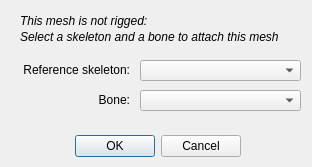
<?xml version="1.0" encoding="UTF-8"?>
<ui version="4.0">
 <class>AskBoneDialog</class>
 <widget class="QDialog" name="AskBoneDialog">
  <property name="geometry">
   <rect>
    <x>0</x>
    <y>0</y>
    <width>312</width>
    <height>167</height>
   </rect>
  </property>
  <property name="windowTitle">
   <string>Dialog</string>
  </property>
  <widget class="QDialogButtonBox" name="buttonBox">
   <property name="geometry">
    <rect>
     <x>-100</x>
     <y>130</y>
     <width>341</width>
     <height>32</height>
    </rect>
   </property>
   <property name="orientation">
    <enum>Qt::Horizontal</enum>
   </property>
   <property name="standardButtons">
    <set>QDialogButtonBox::Cancel|QDialogButtonBox::Ok</set>
   </property>
  </widget>
  <widget class="QComboBox" name="cbSlel">
   <property name="geometry">
    <rect>
     <x>140</x>
     <y>60</y>
     <width>161</width>
     <height>21</height>
    </rect>
   </property>
  </widget>
  <widget class="QComboBox" name="cbBone">
   <property name="geometry">
    <rect>
     <x>140</x>
     <y>90</y>
     <width>161</width>
     <height>21</height>
    </rect>
   </property>
  </widget>
  <widget class="QLabel" name="label">
   <property name="geometry">
    <rect>
     <x>10</x>
     <y>60</y>
     <width>120</width>
     <height>20</height>
    </rect>
   </property>
   <property name="text">
    <string>Reference skeleton:</string>
   </property>
   <property name="alignment">
    <set>Qt::AlignRight|Qt::AlignTrailing|Qt::AlignVCenter</set>
   </property>
  </widget>
  <widget class="QLabel" name="label_2">
   <property name="geometry">
    <rect>
     <x>10</x>
     <y>90</y>
     <width>120</width>
     <height>20</height>
    </rect>
   </property>
   <property name="text">
    <string>Bone:</string>
   </property>
   <property name="alignment">
    <set>Qt::AlignRight|Qt::AlignTrailing|Qt::AlignVCenter</set>
   </property>
  </widget>
  <widget class="QLabel" name="label_3">
   <property name="geometry">
    <rect>
     <x>20</x>
     <y>10</y>
     <width>191</width>
     <height>21</height>
    </rect>
   </property>
   <property name="font">
    <font>
     <italic>true</italic>
    </font>
   </property>
   <property name="text">
    <string>This mesh is not rigged:</string>
   </property>
  </widget>
  <widget class="QLabel" name="label_4">
   <property name="geometry">
    <rect>
     <x>20</x>
     <y>26</y>
     <width>261</width>
     <height>21</height>
    </rect>
   </property>
   <property name="font">
    <font>
     <italic>true</italic>
    </font>
   </property>
   <property name="text">
    <string>Select a skeleton and a bone to attach this mesh to.</string>
   </property>
  </widget>
 </widget>
 <resources/>
 <connections>
  <connection>
   <sender>buttonBox</sender>
   <signal>accepted()</signal>
   <receiver>AskBoneDialog</receiver>
   <slot>accept()</slot>
   <hints>
    <hint type="sourcelabel">
     <x>248</x>
     <y>254</y>
    </hint>
    <hint type="destinationlabel">
     <x>157</x>
     <y>274</y>
    </hint>
   </hints>
  </connection>
  <connection>
   <sender>buttonBox</sender>
   <signal>rejected()</signal>
   <receiver>AskBoneDialog</receiver>
   <slot>reject()</slot>
   <hints>
    <hint type="sourcelabel">
     <x>316</x>
     <y>260</y>
    </hint>
    <hint type="destinationlabel">
     <x>286</x>
     <y>274</y>
    </hint>
   </hints>
  </connection>
 </connections>
</ui>
